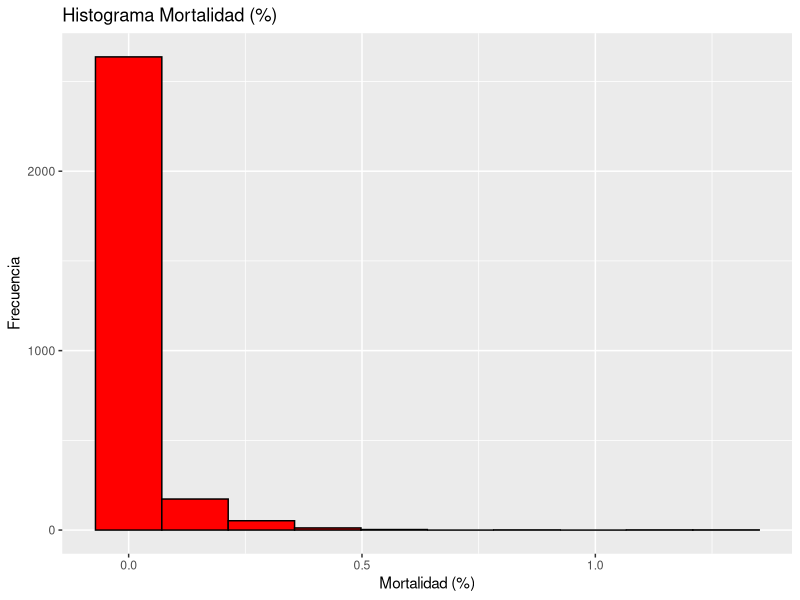
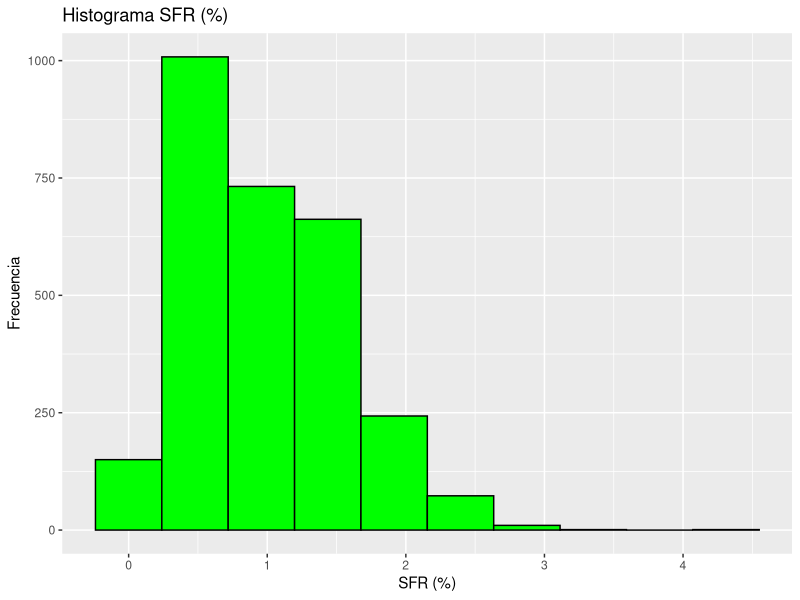
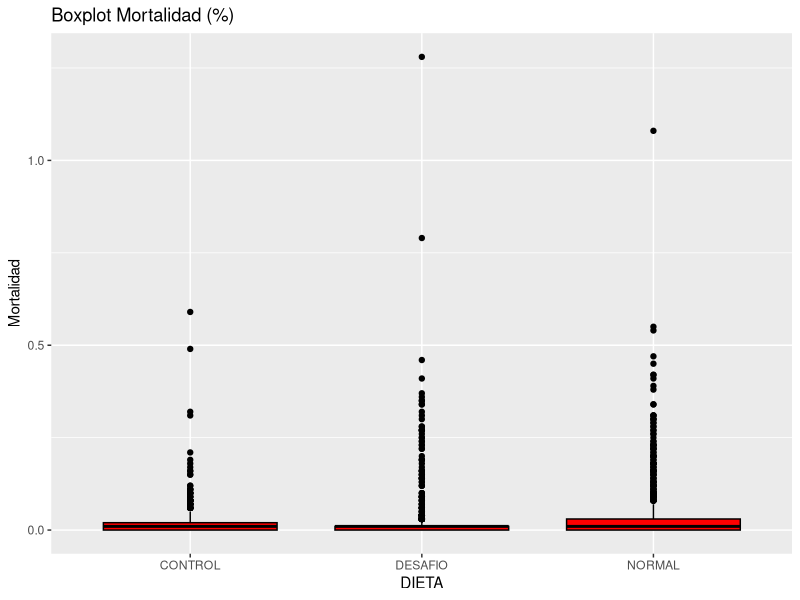
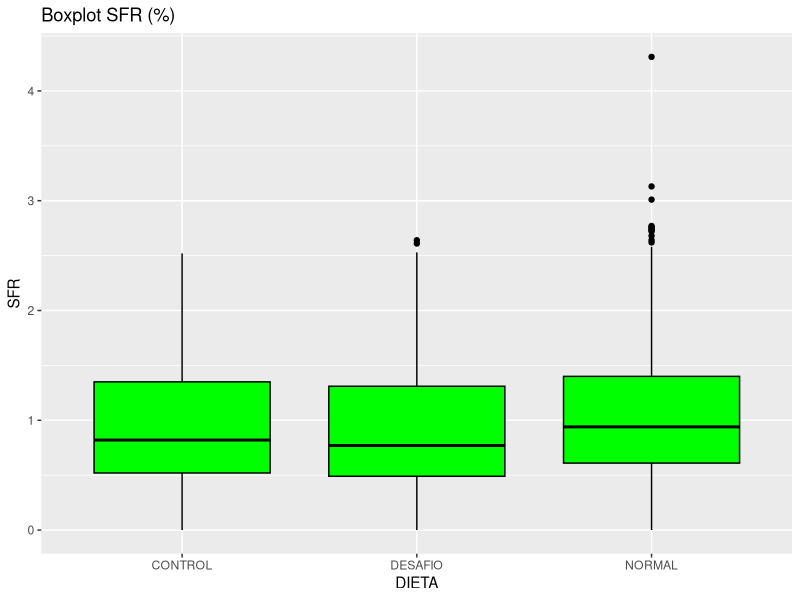
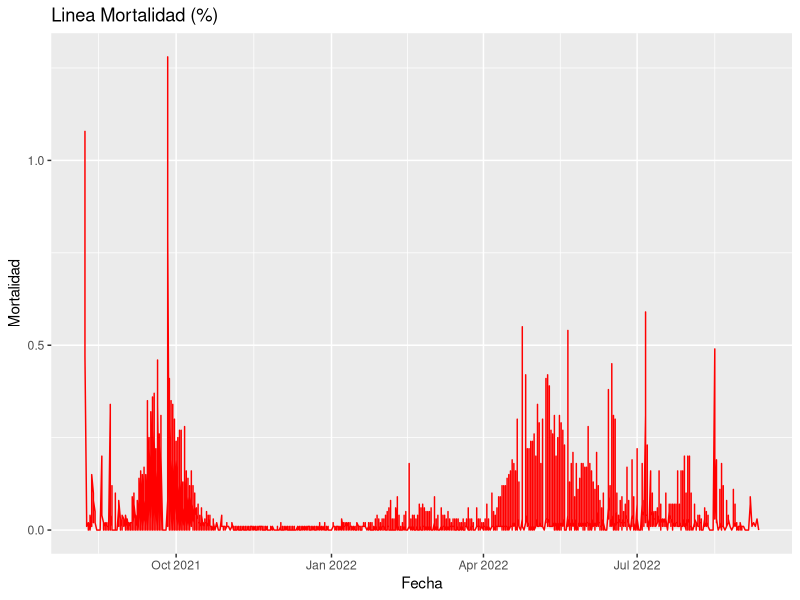
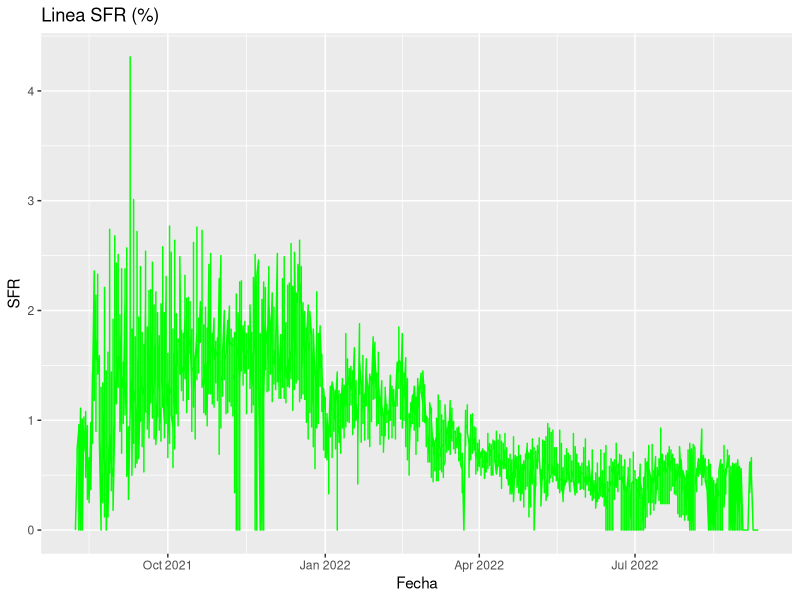

These charts were generated, in order, by the following R code:
## ---- chunk 1
knitr::opts_chunk$set(echo = TRUE)

library(readxl)
library(ggplot2)
library(dplyr)
library(gridExtra)
library(grid)

## ---- chunk 2
Trabajo_personal_R <- read_excel("Trabajo personal R.xlsx")

ggplot(Trabajo_personal_R, aes(MO))+
geom_histogram(color="black", fill="red", bins = 10)+
labs(title="Histograma Mortalidad (%)", x="Mortalidad (%)",
y="Frecuencia") + theme_gray()

## ---- chunk 3

ggplot(Trabajo_personal_R, aes(SFR))+
geom_histogram(color="black", fill="green", bins = 10)+
labs(title="Histograma SFR (%)", x="SFR (%)",
y="Frecuencia") + theme_gray()

## ---- chunk 4

ggplot(Trabajo_personal_R, aes(x=DIETA, y=MO))+
geom_boxplot(color="black", fill="red", bins = 10)+
labs(title="Boxplot Mortalidad (%)", x="DIETA", y="Mortalidad") + theme_gray()

## ---- chunk 5
ggplot(Trabajo_personal_R, aes(x=DIETA, y=SFR))+
geom_boxplot(color="black", fill="green", bins = 10)+
labs(title="Boxplot SFR (%)", x="DIETA", y="SFR") + theme_gray()

## ---- chunk 6

str(Trabajo_personal_R)

## ---- chunk 7

summary(Trabajo_personal_R)
## ---- chunk 8

dim(Trabajo_personal_R)

## ---- chunk 9

Trabajo_personal_R_new <- na.omit(Trabajo_personal_R)

## ---- chunk 10

dim(Trabajo_personal_R_new)

## ---- chunk 11

ggplot(Trabajo_personal_R, aes(x=Fecha, y=MO))+
geom_line(color="red", bins = 10)+
labs(title="Linea Mortalidad (%)", x="Fecha", y="Mortalidad") + theme_gray()
## ---- chunk 12
ggplot(Trabajo_personal_R, aes(x=Fecha, y=SFR))+
geom_line(color="green", bins = 10)+
labs(title="Linea SFR (%)", x="Fecha", y="SFR") + theme_gray()
## ---- chunk 13


